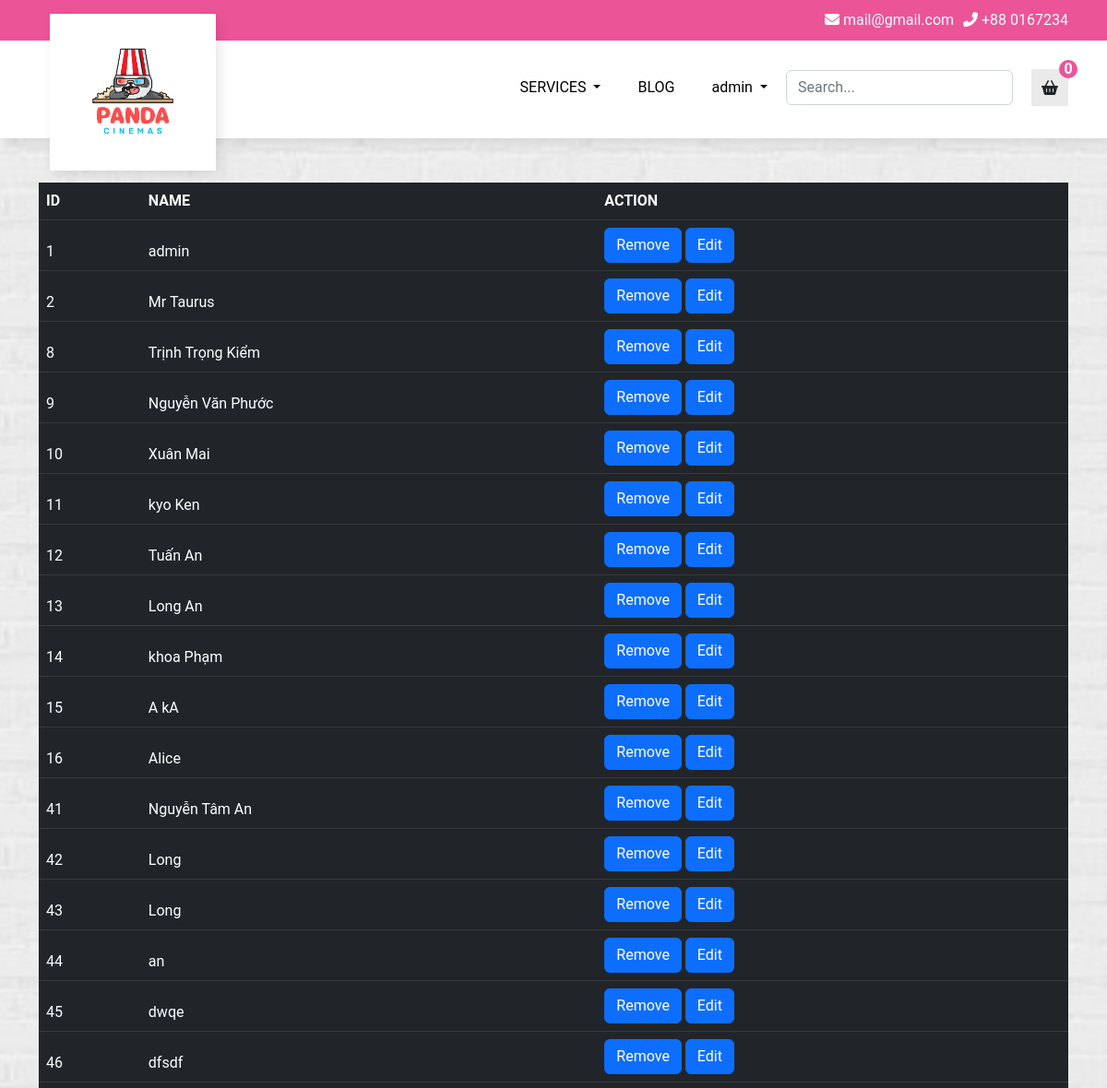
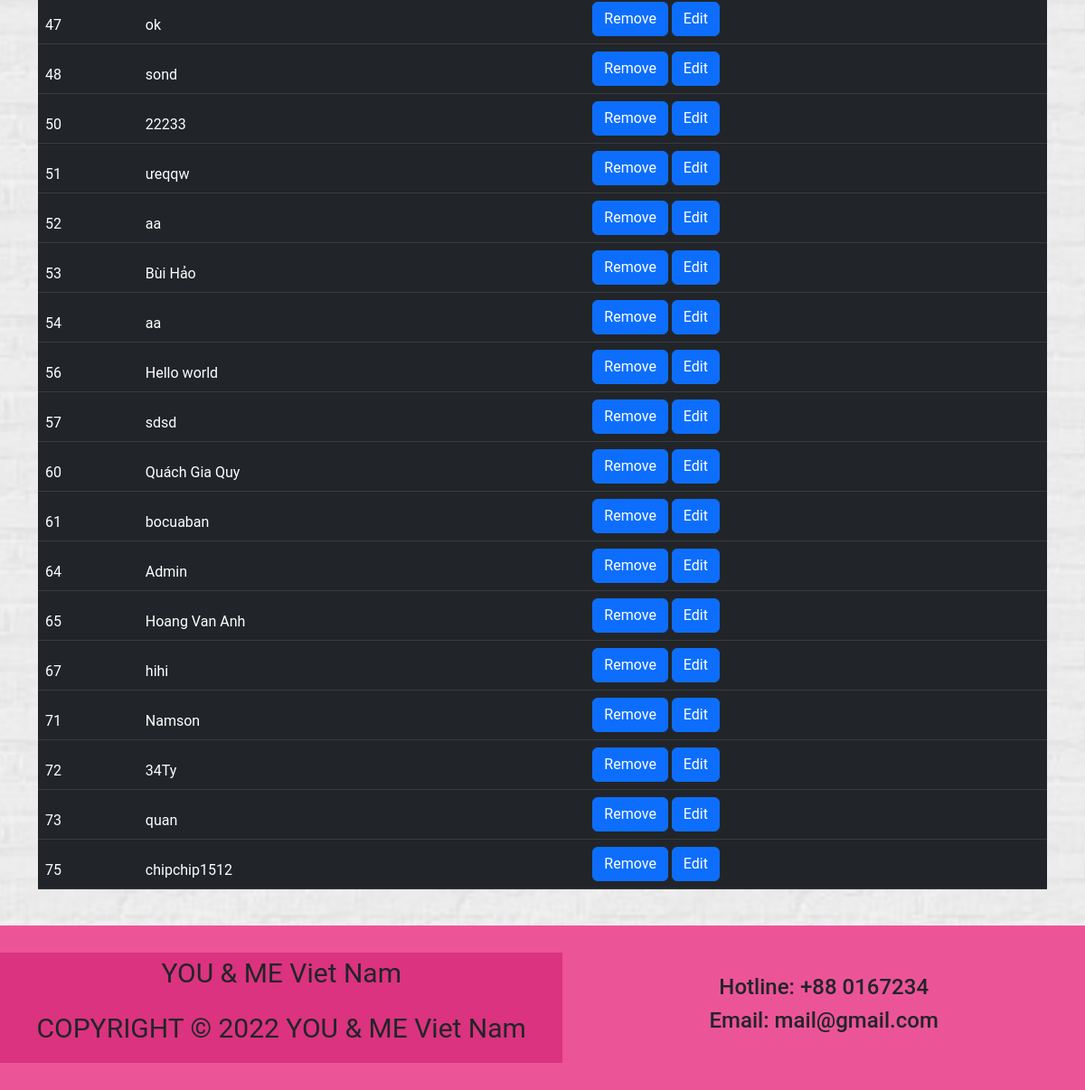
Page /user_manage.php (signed in) on the committed database (2 pictures, top to bottom).
### tables this page shows
CREATE TABLE `user` (
  `id` int(11) NOT NULL,
  `name` varchar(50) NOT NULL,
  `gender` enum('male','female','other') NOT NULL,
  `dob` date NOT NULL,
  `phone_number` varchar(10) NOT NULL,
  `password` varchar(255) NOT NULL,
  `role` enum('admin','user') NOT NULL,
  `type` enum('standard','premium','deluxe') NOT NULL
);

### models/Model.php (called while the page is built, shortened)
<?php
class Model
{
    public static $connection = NULL;
    public function __construct()
    {
        if (!self::$connection) {
            self::$connection = new mysqli(DB_HOST, DB_USER, DB_PASS, DB_NAME);
            self::$connection->set_charset('utf8mb4');
        }
        return self::$connection;
    }
}

### data.php (called while the page is built, shortened)
<?php
$userModel = new UserModel();

### models/UserModel.php (called while the page is built, shortened)
<?php
class UserModel extends Model
{
    public function getUsers()
    {
        $sql = parent::$connection->prepare('SELECT * FROM user');
        $sql->execute();
        $items = $sql->get_result()->fetch_all(MYSQLI_ASSOC);
        return $items;
    }
}

### user_manage.php (the view, shortened to what this page needs)
<?php
include 'data.php';
?>
<!DOCTYPE html>
<html lang="en">
<head>
    <link rel="stylesheet" href="./public/css/bootstrap.min.css">
    <link rel="stylesheet" href="./public/css/all.min.css">
    <link rel="stylesheet" href="./public/css/style.css">
</head>
<body>
    <?php include 'header.php' ?>
    <div class="container">
        <table class="table table-dark mt-5">
            <thead>
                <tr>
                    <th scope="col">ID</th>
                    <th scope="col">NAME</th>
                    <th scope="col">ACTION</th>
                </tr>
            </thead>
            <?php
            $users = $userModel->getUsers();
            foreach ($users as $user) {
            ?>
                <thead>
                    <tr>
                        <td scope="col"><?php echo $user['id'] ?></td>
                        <td scope="col"><?php echo $user['name'] ?></td>
                        <td scope="col">
                            <form action="" method="post" style="display: inline-block;">
                                <button type="submit" class="btn btn-primary" onclick="return confirm('Do you want to remove this?')">Remove</button>
                            </form>
                            <form action="edit_user.php" method="post" style="display: inline-block;">
                                <button type="submit" class="btn btn-primary">Edit</button>
                            </form>
                        </td>
                    </tr>
                </thead>
            <?php } ?>
        </table>
    </div>
    <?php include 'footer.php' ?>
</body>
</html>

### public/css/style.css (style rules this page uses)
body { min-height: 100vh; display: flex; flex-direction: column; font-family: "Roboto", sans-serif; background: url(../images/pattern-1-1.jpeg) center center fixed; background-repeat: repeat-y; -webkit-background-size: cover; -moz-background-size: cover; -o-background-size: cover; background-size: cover; }

### rows in the picture
user: id "1", name "admin"
user: id "2", name "Mr Taurus"
user: id "8", name "Trịnh Trọng Kiểm"
user: id "9", name "Nguyễn Văn Phước"
user: id "10", name "Xuân Mai"
user: id "11", name "kyo Ken"
user: id "12", name "Tuấn An"
user: id "13", name "Long An"
user: id "14", name "khoa Phạm"
user: id "15", name "A kA"
user: id "16", name "Alice"
user: id "41", name "Nguyễn Tâm An"
user: id "42", name "Long"
user: id "43", name "Long"
user: id "44", name "an"
user: id "45", name "dwqe"
user: id "46", name "dfsdf"
user: id "47", name "ok"
user: id "48", name "sond"
user: id "50", name "22233"
user: id "51", name "ưeqqw"
user: id "52", name "aa"
user: id "53", name "Bùi Hảo"
user: id "54", name "aa"
user: id "56", name "Hello world"
user: id "57", name "sdsd"
user: id "60", name "Quách Gia Quy"
user: id "61", name "bocuaban"
user: id "64", name "Admin"
user: id "65", name "Hoang Van Anh"
user: id "67", name "hihi"
user: id "71", name "Namson"
user: id "72", name "34Ty"
user: id "73", name "quan"
user: id "75", name "chipchip1512"

### other values in the picture
substr($_SESSION['user']['name'], 0, 20) "admin"
